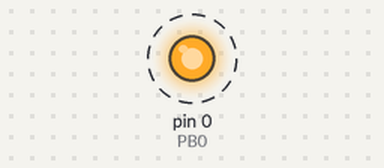
The program below on a simulated Arduino Mega 2560, built with avr-gcc and run on an emulated ATmega2560. Parts: output pins drawn as LEDs (lit = HIGH). Dashed ring = blinking.

Above: at 0.2 s.
Timing chart, 0 to 3.0 s (numbered marks = the images above):
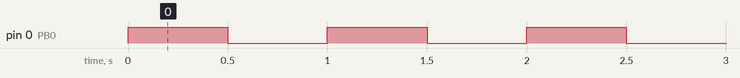

The program:

main.cpp
```cpp
#include <Arduino.h>

void setup() {
  pinMode(0, OUTPUT); // PB0, physical pin 1
}

void loop() {
  digitalWrite(0, HIGH);
  delay(500);
  digitalWrite(0, LOW);
  delay(500);
}
```

Measured:
- by itself, pin 0 (PB0): alternates HIGH for 0.50 s and LOW for 0.50 s
